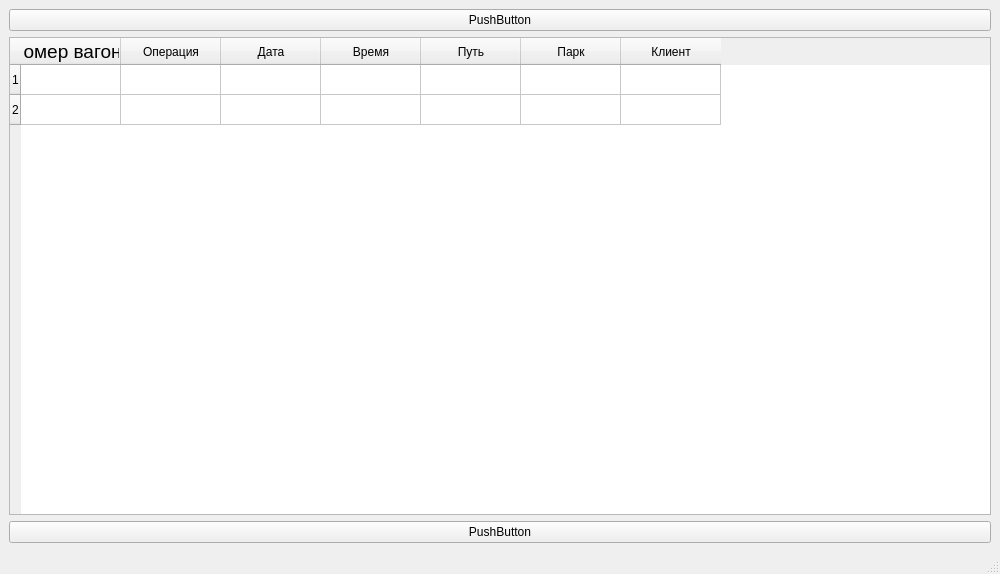
<?xml version="1.0" encoding="UTF-8"?>
<ui version="4.0">
 <class>MainWindow</class>
 <widget class="QMainWindow" name="MainWindow">
  <property name="geometry">
   <rect>
    <x>0</x>
    <y>0</y>
    <width>1000</width>
    <height>574</height>
   </rect>
  </property>
  <property name="minimumSize">
   <size>
    <width>1000</width>
    <height>0</height>
   </size>
  </property>
  <property name="windowTitle">
   <string>MainWindow</string>
  </property>
  <widget class="QWidget" name="centralwidget">
   <layout class="QHBoxLayout" name="horizontalLayout">
    <item>
     <layout class="QVBoxLayout" name="verticalLayout">
      <item>
       <widget class="QPushButton" name="pushButton">
        <property name="text">
         <string>PushButton</string>
        </property>
       </widget>
      </item>
      <item>
       <widget class="QTableWidget" name="tableWidget">
        <property name="enabled">
         <bool>true</bool>
        </property>
        <property name="sortingEnabled">
         <bool>false</bool>
        </property>
        <attribute name="horizontalHeaderCascadingSectionResizes">
         <bool>false</bool>
        </attribute>
        <attribute name="horizontalHeaderMinimumSectionSize">
         <number>38</number>
        </attribute>
        <attribute name="horizontalHeaderDefaultSectionSize">
         <number>100</number>
        </attribute>
        <attribute name="horizontalHeaderShowSortIndicator" stdset="0">
         <bool>false</bool>
        </attribute>
        <attribute name="verticalHeaderMinimumSectionSize">
         <number>28</number>
        </attribute>
        <row>
         <property name="text">
          <string>1</string>
         </property>
        </row>
        <row>
         <property name="text">
          <string>2</string>
         </property>
        </row>
        <column>
         <property name="text">
          <string>Номер вагона</string>
         </property>
         <property name="font">
          <font>
           <pointsize>14</pointsize>
          </font>
         </property>
        </column>
        <column>
         <property name="text">
          <string>Операция</string>
         </property>
        </column>
        <column>
         <property name="text">
          <string>Дата</string>
         </property>
        </column>
        <column>
         <property name="text">
          <string>Время</string>
         </property>
        </column>
        <column>
         <property name="text">
          <string>Путь</string>
         </property>
        </column>
        <column>
         <property name="text">
          <string>Парк</string>
         </property>
        </column>
        <column>
         <property name="text">
          <string>Клиент</string>
         </property>
        </column>
        <item row="0" column="0">
         <property name="text">
          <string/>
         </property>
         <property name="font">
          <font>
           <pointsize>8</pointsize>
          </font>
         </property>
         <property name="flags">
          <set>ItemIsSelectable|ItemIsDragEnabled|ItemIsDropEnabled|ItemIsUserCheckable|ItemIsEnabled</set>
         </property>
        </item>
       </widget>
      </item>
      <item>
       <widget class="QPushButton" name="pushButton_2">
        <property name="text">
         <string>PushButton</string>
        </property>
       </widget>
      </item>
     </layout>
    </item>
   </layout>
  </widget>
  <widget class="QMenuBar" name="menubar">
   <property name="geometry">
    <rect>
     <x>0</x>
     <y>0</y>
     <width>1000</width>
     <height>26</height>
    </rect>
   </property>
  </widget>
  <widget class="QStatusBar" name="statusbar"/>
 </widget>
 <resources/>
 <connections/>
</ui>
